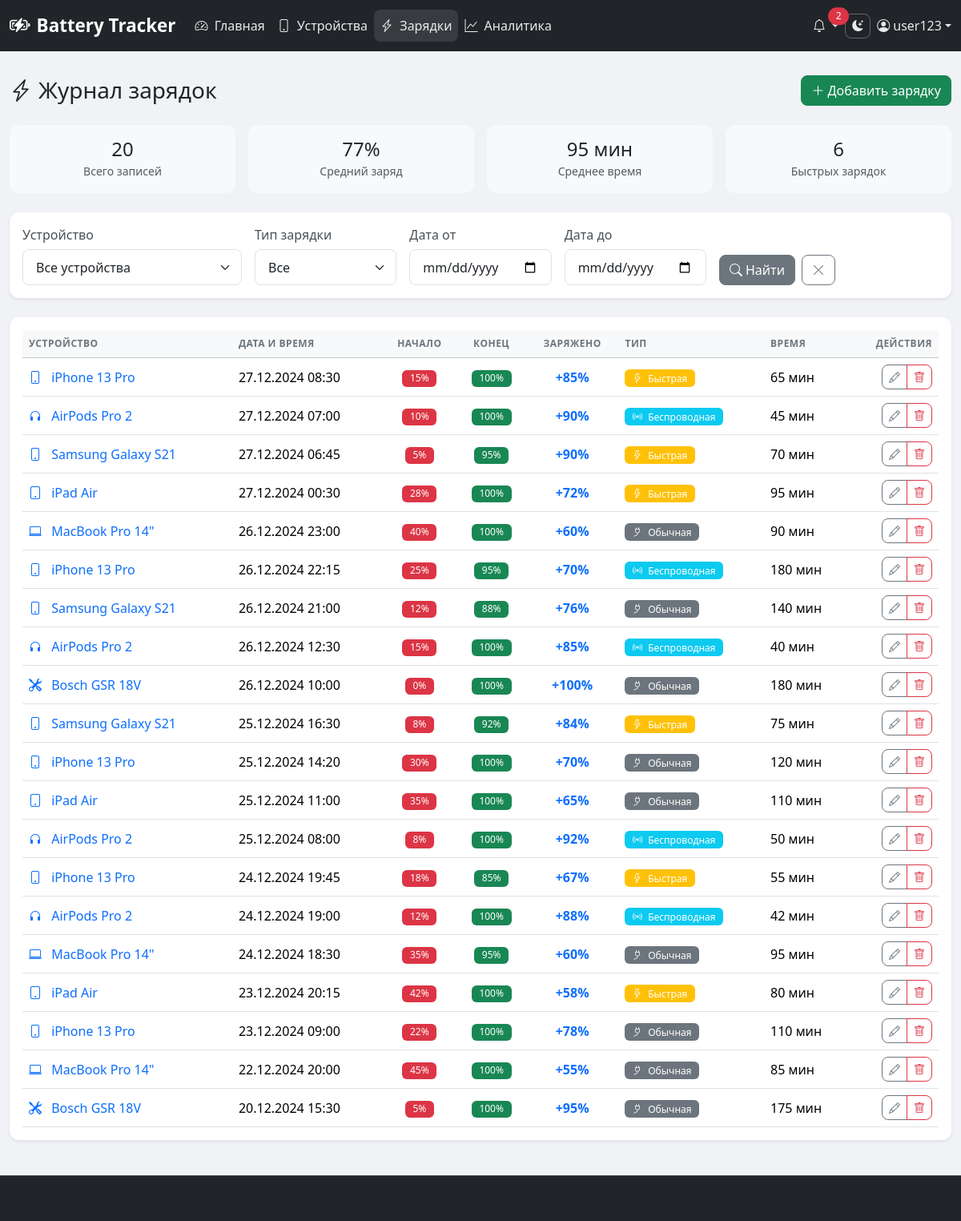
Screenshot of /charges.php (signed in) with the database file from the repository.
### tables this page shows
CREATE TABLE IF NOT EXISTS users (
    id INT AUTO_INCREMENT PRIMARY KEY,
    username VARCHAR(100) NOT NULL UNIQUE,
    password VARCHAR(255) NOT NULL,
    email VARCHAR(150),
    created_at TIMESTAMP DEFAULT CURRENT_TIMESTAMP
);

CREATE TABLE IF NOT EXISTS charge_cycles (
    id INT AUTO_INCREMENT PRIMARY KEY,
    device_id INT NOT NULL,
    charge_date DATETIME NOT NULL,
    start_percent TINYINT UNSIGNED NOT NULL,
    end_percent TINYINT UNSIGNED NOT NULL,
    charge_type ENUM('fast', 'normal', 'wireless') NOT NULL DEFAULT 'normal',
    duration_minutes INT UNSIGNED,
    notes TEXT,
    created_at TIMESTAMP DEFAULT CURRENT_TIMESTAMP,
    FOREIGN KEY (device_id) REFERENCES devices(id) ON DELETE CASCADE
);

CREATE TABLE IF NOT EXISTS devices (
    id INT AUTO_INCREMENT PRIMARY KEY,
    user_id INT DEFAULT 1,
    type ENUM('phone', 'laptop', 'screwdriver', 'headphones', 'tablet', 'other') NOT NULL,
    model VARCHAR(150) NOT NULL,
    battery_capacity INT NOT NULL,
    purchase_date DATE NOT NULL,
    battery_health DECIMAL(5,2) DEFAULT 100.00,
    notes TEXT,
    created_at TIMESTAMP DEFAULT CURRENT_TIMESTAMP,
    updated_at TIMESTAMP DEFAULT CURRENT_TIMESTAMP ON UPDATE CURRENT_TIMESTAMP,
    FOREIGN KEY (user_id) REFERENCES users(id) ON DELETE SET NULL
);

### config/auth.php (called while the page is built, shortened)
<?php
function isLoggedIn() {
    return isset($_SESSION['user_id']);
}
function currentUser() {
    return db()->fetchOne("SELECT id, username, email, created_at FROM users WHERE id = ?", [$_SESSION['user_id']]);
}
function getTheme() {
    return $_SESSION['theme'] ?? 'light';
}

### config/database.php (called while the page is built, shortened)
<?php
class Database {
    private static $instance = null;
    private $connection;
    private function __construct() {
        try {
            $dsn = "mysql:host=" . DB_HOST . ";dbname=" . DB_NAME . ";charset=" . DB_CHARSET;
            $options = [
                PDO::ATTR_ERRMODE => PDO::ERRMODE_EXCEPTION,
                PDO::ATTR_DEFAULT_FETCH_MODE => PDO::FETCH_ASSOC,
                PDO::ATTR_EMULATE_PREPARES => false,
            ];
            $this->connection = new PDO($dsn, DB_USER, DB_PASS, $options);
        } catch (PDOException $e) {
            die("Ошибка подключения к базе данных: " . $e->getMessage());
        }
    }
    public static function getInstance() {
        if (self::$instance === null) {
            self::$instance = new self();
        }
        return self::$instance;
    }
    public function query($sql, $params = []) {
        $stmt = $this->connection->prepare($sql);
        $stmt->execute($params);
        return $stmt;
    }
    public function fetchAll($sql, $params = []) {
        return $this->query($sql, $params)->fetchAll();
    }
    public function fetchOne($sql, $params = []) {
        return $this->query($sql, $params)->fetch();
    }
}
function db() {
    return Database::getInstance();
}
function sanitize($data) {
    return htmlspecialchars(trim($data), ENT_QUOTES, 'UTF-8');
}
function formatDate($date, $format = 'd.m.Y') {
    return date($format, strtotime($date));
}
function getDeviceTypeIcon($type) {
    $icons = [
        'phone' => 'bi-phone',
        'laptop' => 'bi-laptop',
        'screwdriver' => 'bi-tools',
        'headphones' => 'bi-headphones',
        'tablet' => 'bi-tablet',
        'other' => 'bi-device-hdd'
    ];
    return $icons[$type] ?? 'bi-device-hdd';
}
function getChargeTypeLabel($type) {
    $types = [
        'fast' => 'Быстрая',
        'normal' => 'Обычная',
        'wireless' => 'Беспроводная'
    ];
    return $types[$type] ?? $type;
}

### charges.php (the view, shortened to what this page needs)
<?php
require_once 'includes/header.php';
$filterDateFrom = $_GET['date_from'] ?? '';
$filterDateTo = $_GET['date_to'] ?? '';
$where = [];
$params = [];
$whereClause = count($where) > 0 ? 'WHERE ' . implode(' AND ', $where) : '';
$charges = db()->fetchAll(
    "SELECT cc.*, d.model, d.type, d.id as device_id
     FROM charge_cycles cc
     JOIN devices d ON cc.device_id = d.id
     $whereClause
     ORDER BY cc.charge_date DESC",
    $params
);
$stats = db()->fetchOne(
    "SELECT
        COUNT(*) as total,
        AVG(end_percent - start_percent) as avg_charge,
        AVG(duration_minutes) as avg_duration,
        SUM(CASE WHEN charge_type = 'fast' THEN 1 ELSE 0 END) as fast_count,
        SUM(CASE WHEN charge_type = 'wireless' THEN 1 ELSE 0 END) as wireless_count
     FROM charge_cycles cc
     $whereClause",
    $params
);
?>
<div class="d-flex justify-content-between align-items-center mb-4">
    <h1 class="h3 mb-0">
        <i class="bi bi-lightning-charge me-2"></i>Журнал зарядок
    </h1>
    <a href="charge_form.php" class="btn btn-success">
        <i class="bi bi-plus-lg me-1"></i>Добавить зарядку
    </a>
</div>
<div class="row g-3 mb-4">
    <div class="col-md-3">
        <div class="card border-0 bg-light">
            <div class="card-body text-center">
                <h4 class="mb-0"><?= $stats['total'] ?></h4>
                <small class="text-muted">Всего записей</small>
            </div>
        </div>
    </div>
    <div class="col-md-3">
        <div class="card border-0 bg-light">
            <div class="card-body text-center">
                <h4 class="mb-0"><?= round($stats['avg_charge']) ?>%</h4>
                <small class="text-muted">Средний заряд</small>
            </div>
        </div>
    </div>
    <div class="col-md-3">
        <div class="card border-0 bg-light">
            <div class="card-body text-center">
                <h4 class="mb-0"><?= round($stats['avg_duration']) ?> мин</h4>
                <small class="text-muted">Среднее время</small>
            </div>
        </div>
    </div>
    <div class="col-md-3">
        <div class="card border-0 bg-light">
            <div class="card-body text-center">
                <h4 class="mb-0"><?= $stats['fast_count'] ?></h4>
                <small class="text-muted">Быстрых зарядок</small>
            </div>
        </div>
    </div>
</div>
<div class="card border-0 shadow-sm mb-4">
    <div class="card-body">
        <form method="GET" class="row g-3">
            <div class="col-md-3">
                <label class="form-label">Устройство</label>
                <select name="device_id" class="form-select">
                    <option value="">Все устройства</option>
                </select>
            </div>
            <div class="col-md-2">
                <label class="form-label">Тип зарядки</label>
                <select name="charge_type" class="form-select">
                    <option value="">Все</option>
                </select>
            </div>
            <div class="col-md-2">
                <label class="form-label">Дата от</label>
                <input type="date" name="date_from" class="form-control" value="<?= $filterDateFrom ?>">
            </div>
            <div class="col-md-2">
                <label class="form-label">Дата до</label>
                <input type="date" name="date_to" class="form-control" value="<?= $filterDateTo ?>">
            </div>
            <div class="col-md-3 d-flex align-items-end">
                <button type="submit" class="btn btn-secondary me-2">
                    <i class="bi bi-search me-1"></i>Найти
                </button>
                <a href="charges.php" class="btn btn-outline-secondary">
                    <i class="bi bi-x-lg"></i>
                </a>
            </div>
        </form>
    </div>
</div>
<div class="card border-0 shadow-sm">
    <div class="card-body">
        <?php if (count($charges) > 0): ?>
        <div class="table-responsive">
            <table class="table table-hover align-middle mb-0">
                <thead class="table-light">
                    <tr>
                        <th>Устройство</th>
                        <th>Дата и время</th>
                        <th class="text-center">Начало</th>
                        <th class="text-center">Конец</th>
                        <th class="text-center">Заряжено</th>
                        <th>Тип</th>
                        <th>Время</th>
                        <th class="text-end">Действия</th>
                    </tr>
                </thead>
                <tbody>
                    <?php foreach ($charges as $charge): ?>
                    <tr>
                        <td>
                            <a href="device_view.php?id=<?= $charge['device_id'] ?>" class="text-decoration-none">
                                <i class="bi <?= getDeviceTypeIcon($charge['type']) ?> me-2"></i>
                                <?= sanitize($charge['model']) ?>
                            </a>
                        </td>
                        <td><?= formatDate($charge['charge_date'], 'd.m.Y H:i') ?></td>
                        <td class="text-center">
                            <span class="badge bg-danger"><?= $charge['start_percent'] ?>%</span>
                        </td>
                        <td class="text-center">
                            <span class="badge bg-success"><?= $charge['end_percent'] ?>%</span>
                        </td>
                        <td class="text-center">
                            <strong class="text-primary">+<?= $charge['end_percent'] - $charge['start_percent'] ?>%</strong>
                        </td>
                        <td>
                            <?php
                            $typeClass = 'secondary';
                            $typeIcon = 'plug';
                            if ($charge['charge_type'] === 'fast') {
                                $typeClass = 'warning';
                                $typeIcon = 'lightning';
                            } elseif ($charge['charge_type'] === 'wireless') {
                                $typeClass = 'info';
                                $typeIcon = 'broadcast';
                            }
                            ?>
                            <span class="badge bg-<?= $typeClass ?>">
                                <i class="bi bi-<?= $typeIcon ?> me-1"></i>
                                <?= getChargeTypeLabel($charge['charge_type']) ?>
                            </span>
                        </td>
                        <td><?= $charge['duration_minutes'] ?> мин</td>
                        <td class="text-end">
                            <div class="btn-group">
                                <a href="charge_form.php?id=<?= $charge['id'] ?>" class="btn btn-sm btn-outline-secondary" title="Редактировать">
                                    <i class="bi bi-pencil"></i>
                                </a>
                                <button type="button" class="btn btn-sm btn-outline-danger"
                                        onclick="deleteCharge(<?= $charge['id'] ?>)" title="Удалить">
                                    <i class="bi bi-trash"></i>
                                </button>
                            </div>
                        </td>
                    </tr>
                    <?php endforeach; ?>
                </tbody>
            </table>
        </div>
        <?php endif; ?>
    </div>
</div>
<?php require_once 'includes/footer.php'; ?>

### includes/header.php (shortened to what this page needs)
<?php
require_once __DIR__ . '/../config/database.php';
require_once __DIR__ . '/../config/auth.php';
$lowHealthDevices = db()->fetchAll(
    "SELECT * FROM devices WHERE battery_health < 80 ORDER BY battery_health ASC"
);
$currentUser = currentUser();
?>
<!DOCTYPE html>
<html lang="ru" data-theme="<?= getTheme() ?>">
<head>
    <link href="https://cdn.jsdelivr.net/npm/bootstrap@5.3.2/dist/css/bootstrap.min.css" rel="stylesheet">
    <link href="https://cdn.jsdelivr.net/npm/bootstrap-icons@1.11.1/font/bootstrap-icons.css" rel="stylesheet">
    <link href="assets/css/style.css" rel="stylesheet">
</head>
<body>
    <nav class="navbar navbar-expand-lg navbar-dark bg-dark fixed-top">
        <div class="container-fluid">
            <a class="navbar-brand d-flex align-items-center" href="index.php">
                <i class="bi bi-battery-charging me-2"></i>
                <span>Battery Tracker</span>
            </a>
            <div class="collapse navbar-collapse" id="navbarNav">
                <ul class="navbar-nav me-auto">
                    <li class="nav-item">
                        <a class="nav-link <?= basename($_SERVER['PHP_SELF']) == 'index.php' ? 'active' : '' ?>" href="index.php">
                            <i class="bi bi-speedometer2 me-1"></i> Главная
                        </a>
                    </li>
                    <li class="nav-item">
                        <a class="nav-link <?= basename($_SERVER['PHP_SELF']) == 'devices.php' ? 'active' : '' ?>" href="devices.php">
                            <i class="bi bi-phone me-1"></i> Устройства
                        </a>
                    </li>
                    <li class="nav-item">
                        <a class="nav-link <?= basename($_SERVER['PHP_SELF']) == 'charges.php' ? 'active' : '' ?>" href="charges.php">
                            <i class="bi bi-lightning-charge me-1"></i> Зарядки
                        </a>
                    </li>
                    <li class="nav-item">
                        <a class="nav-link <?= basename($_SERVER['PHP_SELF']) == 'analytics.php' ? 'active' : '' ?>" href="analytics.php">
                            <i class="bi bi-graph-up me-1"></i> Аналитика
                        </a>
                    </li>
                </ul>
                <div class="d-flex align-items-center gap-2">
                    <div class="nav-item dropdown">
                        <a class="nav-link dropdown-toggle position-relative" href="#" id="notificationsDropdown" role="button" data-bs-toggle="dropdown">
                            <i class="bi bi-bell"></i>
                            <?php if (count($lowHealthDevices) > 0): ?>
                            <span class="position-absolute top-0 start-100 translate-middle badge rounded-pill bg-danger">
                                <?= count($lowHealthDevices) ?>
                            </span>
                            <?php endif; ?>
                        </a>
                    </div>
                    <button class="btn btn-sm btn-outline-light" onclick="toggleTheme()" title="Сменить тему" id="themeToggle">
                        <i class="bi bi-moon-stars-fill"></i>
                    </button>
                    <div class="nav-item dropdown">
                        <a class="nav-link dropdown-toggle d-flex align-items-center" href="#" id="userDropdown" role="button" data-bs-toggle="dropdown">
                            <i class="bi bi-person-circle me-1"></i>
                            <span><?= sanitize($currentUser['username']) ?></span>
                        </a>
                    </div>
                </div>
            </div>
        </div>
    </nav>
    <main class="main-content">
        <div class="container-fluid py-4">

### rows the page displays
users: username "user123"
charge_cycles: device.model "iPhone 13 Pro", charge_date "27.12.2024 08:30", start_percent "15", end_percent "100", $charge['end_percent'] - $charge['start_percent'] "85", charge_type "Быстрая", duration_minutes "65"
charge_cycles: device.model "AirPods Pro 2", charge_date "27.12.2024 07:00", start_percent "10", end_percent "100", $charge['end_percent'] - $charge['start_percent'] "90", charge_type "Беспроводная", duration_minutes "45"
charge_cycles: device.model "Samsung Galaxy S21", charge_date "27.12.2024 06:45", start_percent "5", end_percent "95", $charge['end_percent'] - $charge['start_percent'] "90", charge_type "Быстрая", duration_minutes "70"
charge_cycles: device.model "iPad Air", charge_date "27.12.2024 00:30", start_percent "28", end_percent "100", $charge['end_percent'] - $charge['start_percent'] "72", charge_type "Быстрая", duration_minutes "95"
charge_cycles: device.model "MacBook Pro 14\"", charge_date "26.12.2024 23:00", start_percent "40", end_percent "100", $charge['end_percent'] - $charge['start_percent'] "60", charge_type "Обычная", duration_minutes "90"
charge_cycles: device.model "iPhone 13 Pro", charge_date "26.12.2024 22:15", start_percent "25", end_percent "95", $charge['end_percent'] - $charge['start_percent'] "70", charge_type "Беспроводная", duration_minutes "180"
charge_cycles: device.model "Samsung Galaxy S21", charge_date "26.12.2024 21:00", start_percent "12", end_percent "88", $charge['end_percent'] - $charge['start_percent'] "76", charge_type "Обычная", duration_minutes "140"
charge_cycles: device.model "AirPods Pro 2", charge_date "26.12.2024 12:30", start_percent "15", end_percent "100", $charge['end_percent'] - $charge['start_percent'] "85", charge_type "Беспроводная", duration_minutes "40"
charge_cycles: device.model "Bosch GSR 18V", charge_date "26.12.2024 10:00", start_percent "0", end_percent "100", $charge['end_percent']-$charge['start_percent'] "100", charge_type "Обычная", duration_minutes "180"
charge_cycles: device.model "Samsung Galaxy S21", charge_date "25.12.2024 16:30", start_percent "8", end_percent "92", $charge['end_percent'] - $charge['start_percent'] "84", charge_type "Быстрая", duration_minutes "75"
charge_cycles: device.model "iPhone 13 Pro", charge_date "25.12.2024 14:20", start_percent "30", end_percent "100", $charge['end_percent'] - $charge['start_percent'] "70", charge_type "Обычная", duration_minutes "120"
charge_cycles: device.model "iPad Air", charge_date "25.12.2024 11:00", start_percent "35", end_percent "100", $charge['end_percent'] - $charge['start_percent'] "65", charge_type "Обычная", duration_minutes "110"
charge_cycles: device.model "AirPods Pro 2", charge_date "25.12.2024 08:00", start_percent "8", end_percent "100", $charge['end_percent'] - $charge['start_percent'] "92", charge_type "Беспроводная", duration_minutes "50"
charge_cycles: device.model "iPhone 13 Pro", charge_date "24.12.2024 19:45", start_percent "18", end_percent "85", $charge['end_percent'] - $charge['start_percent'] "67", charge_type "Быстрая", duration_minutes "55"
charge_cycles: device.model "AirPods Pro 2", charge_date "24.12.2024 19:00", start_percent "12", end_percent "100", $charge['end_percent'] - $charge['start_percent'] "88", charge_type "Беспроводная", duration_minutes "42"
charge_cycles: device.model "MacBook Pro 14\"", charge_date "24.12.2024 18:30", start_percent "35", end_percent "95", $charge['end_percent'] - $charge['start_percent'] "60", charge_type "Обычная", duration_minutes "95"
charge_cycles: device.model "iPad Air", charge_date "23.12.2024 20:15", start_percent "42", end_percent "100", $charge['end_percent'] - $charge['start_percent'] "58", charge_type "Быстрая", duration_minutes "80"
charge_cycles: device.model "iPhone 13 Pro", charge_date "23.12.2024 09:00", start_percent "22", end_percent "100", $charge['end_percent'] - $charge['start_percent'] "78", charge_type "Обычная", duration_minutes "110"
charge_cycles: device.model "MacBook Pro 14\"", charge_date "22.12.2024 20:00", start_percent "45", end_percent "100", $charge['end_percent'] - $charge['start_percent'] "55", charge_type "Обычная", duration_minutes "85"
charge_cycles: device.model "Bosch GSR 18V", charge_date "20.12.2024 15:30", start_percent "5", end_percent "100", $charge['end_percent'] - $charge['start_percent'] "95", charge_type "Обычная", duration_minutes "175"

### other values shown
count($lowHealthDevices) "2"
$stats['total'] "20"
$stats['avg_charge'] "77"
$stats['avg_duration'] "95"
$stats['fast_count'] "6"
